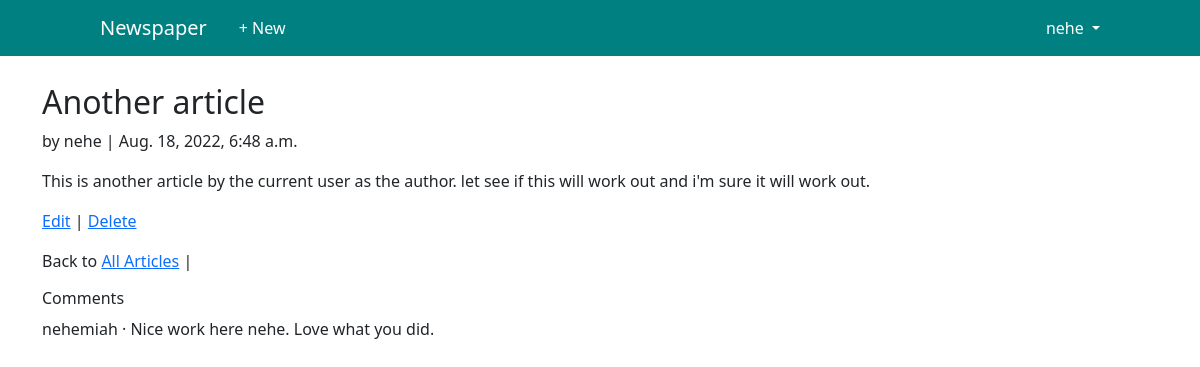
Screenshot of /articles/13/ (signed in) with the database file from the repository.
### users/models.py (models this page shows)
class CustomUser(AbstractUser):
    age = models.PositiveIntegerField(null=True, blank=True)

### articles/models.py (models this page shows, shortened)
class Article(models.Model):
    title = models.CharField(max_length=255)
    body = models.TextField()
    date = models.DateTimeField(auto_now_add=True)
    author = models.ForeignKey(get_user_model(), on_delete=models.CASCADE,)

class Comment(models.Model):
    article = models.ForeignKey(
        Article,
        on_delete=models.CASCADE,
        related_name='comments',
    )
    comment = models.CharField(max_length=140)
    author = models.ForeignKey(
        get_user_model(),
        on_delete=models.CASCADE,
    )
    def __str__(self):
        return self.comment

### articles/views.py (the view)
# urls.py: path('<int:pk>/', ArticleDetailView.as_view(), name='article_detail'),
class ArticleDetailView(LoginRequiredMixin, DetailView):
    model = Article
    template_name = 'article_detail.html'
    login_url = 'login'

### users/templates/article_detail.html
{% extends 'base.html' %}
{% block content %}
<div class="article_entry">
    <h2>{{ object.title }}</h2>
    <p>by {{ object.author }} | {{ object.date }}</p>
    <p>{{ object.body }}</p>
</div>
<p>
    <a href="{% url 'article_edit' article.pk %}">Edit</a> |
    <a href="{% url 'article_delete' article.pk %}">Delete</a>
</p>
<p>
    Back to <a href="{% url 'article_list' %}">All Articles</a> |
</p>
<p><h6>Comments</h6>
    {% for comment in article.comments.all %}
    <p>
        <span class="font-weight-bold">{{ comment.author }} &middot;</span>
        {{ comment }}
    </p>
{% endfor %}
</p>
{% endblock content %}

### users/templates/base.html (shortened to what this page needs)
{% load static %}
<!DOCTYPE html>
<html>
<head>
  <link href="{% static 'style.css' %}" rel="stylesheet">
  <link href="https://cdn.jsdelivr.net/npm/bootstrap@5.1.3/dist/css/bootstrap.min.css" rel="stylesheet">
</head>
<body>
  <div class="container">
    <header class="p-3 mb-3 border-bottom">
      <div class="container-fluid">
        <nav class="navbar navbar-expand-md navbar-custom fixed-top d-flex flex-wrap align-items-center justify-content-center justify-content-lg-start">
          <a class="navbar-brand" href="{% url 'home' %}">Newspaper</a>
          <ul class="nav col-12 col-lg-auto me-lg-auto mb-2 justify-content-center
            mb-md-0">
          {% if user.is_authenticated %}
            <li><a href="{% url 'article_new' %}" class="nav-link">+ New</a></li>
          </ul>
          <div class="dropdown text-end">
            <a href="#" class="d-block dropdown-toggle"
              id="dropdownUser1" data-bs-toggle="dropdown" aria-expanded="false">
              {{ user.username }}
            </a>
          </div>
          {% else %}
          <div class="text-end">
            <a href="{% url 'login' %}" class="btn btn-primary">Log In</a>
            <a href="{% url 'signup' %}" class="btn btn-primary">Sign Up</a>
          </div>
          {% endif %}
        </nav>
      </div>
    </header>
    <main>
      {% block content %}
      {% endblock content %}
    </main>
  </div>
</body>
</html>

### static/style.css (style rules this page uses)
.navbar-custom { color:white; background-color:teal; }
.navbar-brand { margin-left: 100px; color:white; }
main { margin-top: 50px; }
li .nav-link { color:white; }
.d-block { color:white; margin-right: 100px; text-decoration: none; }
.text-end { float:right; }

### rows the page displays
CustomUser: username "nehe"
Article: title "Another article", author "nehe", date "Aug. 18, 2022, 6:48 a.m.", body "This is another article by the current user as the author. let see if this will work out and i'm sure it will work out."
Comment: author "nehemiah", comment "Nice work here nehe. Love what you did."
